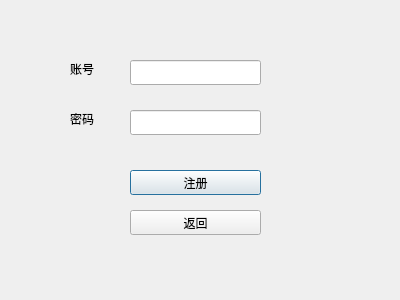
<?xml version="1.0" encoding="UTF-8"?>
<ui version="4.0">
 <class>Registerwindow</class>
 <widget class="QDialog" name="Registerwindow">
  <property name="geometry">
   <rect>
    <x>0</x>
    <y>0</y>
    <width>400</width>
    <height>300</height>
   </rect>
  </property>
  <property name="windowTitle">
   <string>注册</string>
  </property>
  <widget class="QLabel" name="label">
   <property name="geometry">
    <rect>
     <x>70</x>
     <y>60</y>
     <width>41</width>
     <height>17</height>
    </rect>
   </property>
   <property name="text">
    <string>账号</string>
   </property>
  </widget>
  <widget class="QLabel" name="label_2">
   <property name="geometry">
    <rect>
     <x>70</x>
     <y>110</y>
     <width>41</width>
     <height>17</height>
    </rect>
   </property>
   <property name="text">
    <string>密码</string>
   </property>
  </widget>
  <widget class="QLineEdit" name="accountEdit">
   <property name="geometry">
    <rect>
     <x>130</x>
     <y>60</y>
     <width>131</width>
     <height>25</height>
    </rect>
   </property>
   <property name="maxLength">
    <number>15</number>
   </property>
  </widget>
  <widget class="QLineEdit" name="passwdEdit">
   <property name="geometry">
    <rect>
     <x>130</x>
     <y>110</y>
     <width>131</width>
     <height>25</height>
    </rect>
   </property>
   <property name="maxLength">
    <number>15</number>
   </property>
   <property name="echoMode">
    <enum>QLineEdit::Password</enum>
   </property>
  </widget>
  <widget class="QPushButton" name="registerButton">
   <property name="geometry">
    <rect>
     <x>130</x>
     <y>170</y>
     <width>131</width>
     <height>25</height>
    </rect>
   </property>
   <property name="text">
    <string>注册</string>
   </property>
  </widget>
  <widget class="QPushButton" name="returnButton">
   <property name="geometry">
    <rect>
     <x>130</x>
     <y>210</y>
     <width>131</width>
     <height>25</height>
    </rect>
   </property>
   <property name="text">
    <string>返回</string>
   </property>
  </widget>
  <widget class="QLabel" name="state">
   <property name="geometry">
    <rect>
     <x>110</x>
     <y>260</y>
     <width>191</width>
     <height>20</height>
    </rect>
   </property>
   <property name="text">
    <string/>
   </property>
   <property name="alignment">
    <set>Qt::AlignCenter</set>
   </property>
  </widget>
 </widget>
 <resources/>
 <connections/>
</ui>
